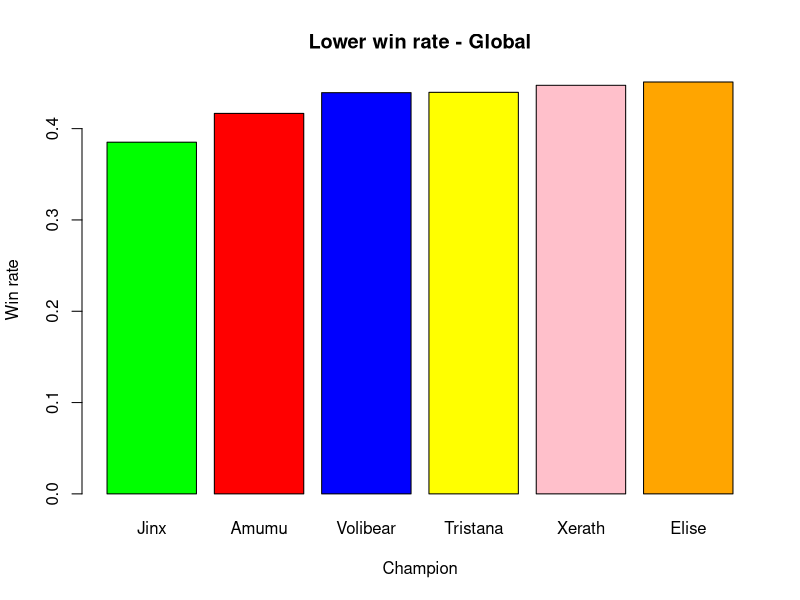
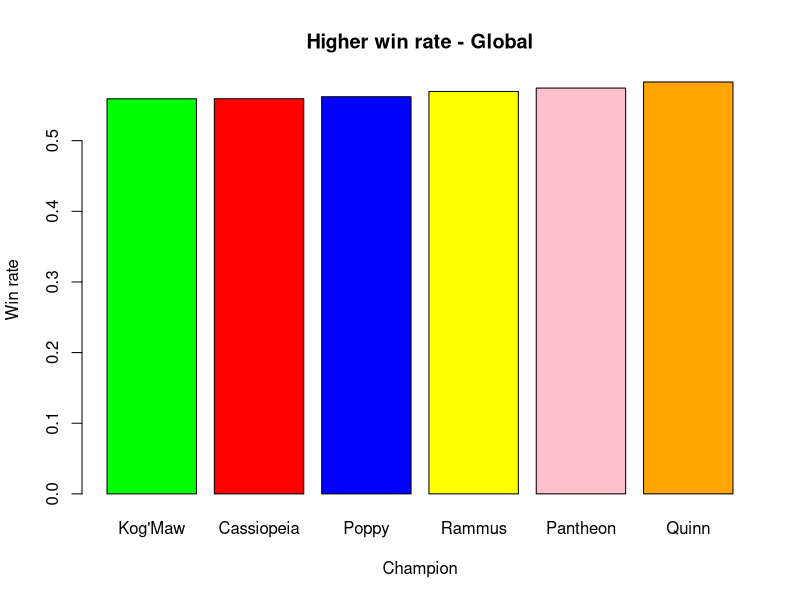

These charts were generated, in order, by the following R code: (Note: this script raises an error after producing the figures.)
################################################
# Universidade Federal Rural de Pernambuco     #
# Disciplina: Computação para Análise de Dados #
# Professor: Ermerson Andrade                  #
# Alunos: Iverson Pereira                      #
#         Ricardo Luna                         #
################################################


# use this if you need to install the packages
install.packages('ggplot2')
install.packages('tidyr')
install.packages('dplyr')

# put here the libraries
library(ggplot2)
library(tidyr)
library(dplyr)

# set here your work station
work_station<-'/home/iverson/git/LOL_STATISTICS/'
setwd(work_station)

# read the file with champ names
champ_names <- read.table("champions.txt", sep=",")
champ_names <- gather(champ_names, "champ")
champ_names <- champ_names$value

dados<-read.csv('patch811.csv', stringsAsFactors = F)

# Concatena os valores dos nomes do champ como um único como uma única lista
dados<-dados%>%
  unite(col = "team_1",
        1,2,3,4,5,
        sep = "_")

dados<-dados%>%
  unite(col = "team_2",
        2,3,4,5,6,
        sep = "_")

# Converter os valores para 1 ou 0
dados$result[dados$result=='Victory']<-T
dados$result[dados$result=='Defeat']<-F

# Converte o tipo
dados$result<-as.logical(dados$result)
df_winrate<-data.frame(name = rep("", ))
# Win rate para toda a base
tamanho = length(champ_names)
df_winrate<-data.frame(name = rep("", tamanho), rate = rep(0, tamanho))
win_rate_final<-matrix(1:3*length(champ_names),length(champ_names),3)
for (x in 1:tamanho){
  champ_posicao<-which(grepl(champ_names[x],dados$team_1))
  champ_posicao2<-which(grepl(champ_names[x],dados$team_2))
  win_rate<-dados$result[champ_posicao]
  win_temp<-!dados$result[champ_posicao2]
  win_rate<-c(win_rate,win_temp)
  valor<-mean(win_rate)
  print(paste('Champion ', champ_names[x], ' possuiu uma win rate de ', valor, '!'))
  win_rate_final[x,1]<-valor
  win_rate_final[x,2]<-champ_names[x]
}

colors <- c("green", "red", "blue", "yellow", "pink", "orange")

data_champion<-data.frame(names=win_rate_final[,2],
                          rate=as.numeric(win_rate_final[,1]),stringsAsFactors = F)
data_champion<-data_champion[order(data_champion$rate, data_champion$names),]
barplot(head(data_champion$rate), 
        names.arg=head(data_champion$names), 
        main="Lower win rate - Global",
        xlab="Champion",
        ylab="Win rate",
        col=colors)

barplot(tail(data_champion$rate), 
        names.arg=tail(data_champion$names), 
        main="Higher win rate - Global",
        xlab="Champion",
        ylab="Win rate",
        col=colors)

ggplot(data_champion, aes(x=1:length(champ_names), y=rate)) +
  geom_label(label=data_champion$nomes, color="blue", size=5) + 
  xlab("Champion") +
  ylab("Win rate")

# champiom's win rate by region
rate_by_region <- c()
regions <- unique(dados$server)
tamanho = length(champ_names)
for (x in 1:tamanho){
  champ_pos_team1 <- which(grepl(champ_names[x],dados$team_1))
  champ_pos_team2 <- which(grepl(champ_names[x],dados$team_2))
  champ_data_team1 <- dados[champ_pos_team1, ]
  champ_data_team2 <- dados[champ_pos_team2, ]
  champ_data_team2$result <- !champ_data_team2$result
  
  champ_data <- rbind(champ_data_team1, champ_data_team2)
  
  champ_rate_by_region <- champ_data %>%
                    group_by(server) %>%
                    summarise(
                      rate = mean(result)
                    )
  
  champ_popularity <- length(champ_data$server)
  
  rate_by_region <- rbind(rate_by_region, data.frame(champ=champ_names[x], champ_rate_by_region, popularity = champ_popularity))
}

# victory rate per region independ of the champion
higher_rates <- rate_by_region %>%
                group_by(champ,server) %>%
                summarise(rate = max(rate))

# most popular champions in the world
most_popular <- rate_by_region %>%
  group_by(champ) %>%
  summarise(count = max(popularity)) %>%
  arrange(desc(count))


barplot(head(most_popular$count), 
        names.arg=head(most_popular$champ), 
        main="Most popular champions - Global",
        xlab="Champion",
        ylab="Matches",
        col=colors)

# TODO - generate most popular champions per region

# get the global rate for each champion
global_rate <- aggregate(formula = rate ~ champ,
                        FUN = mean,
                        data=rate_by_region)

